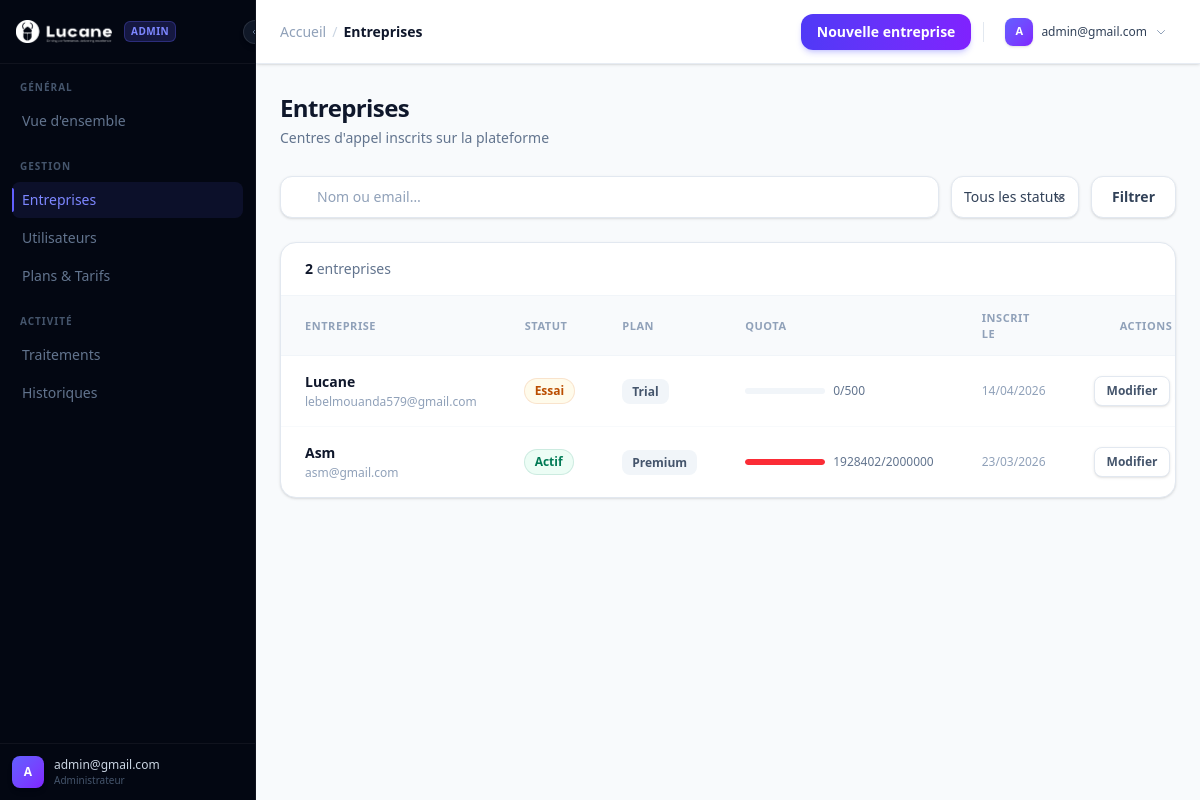
The page /dashboard/admin/companies/ (signed in) on the database as committed earlier.
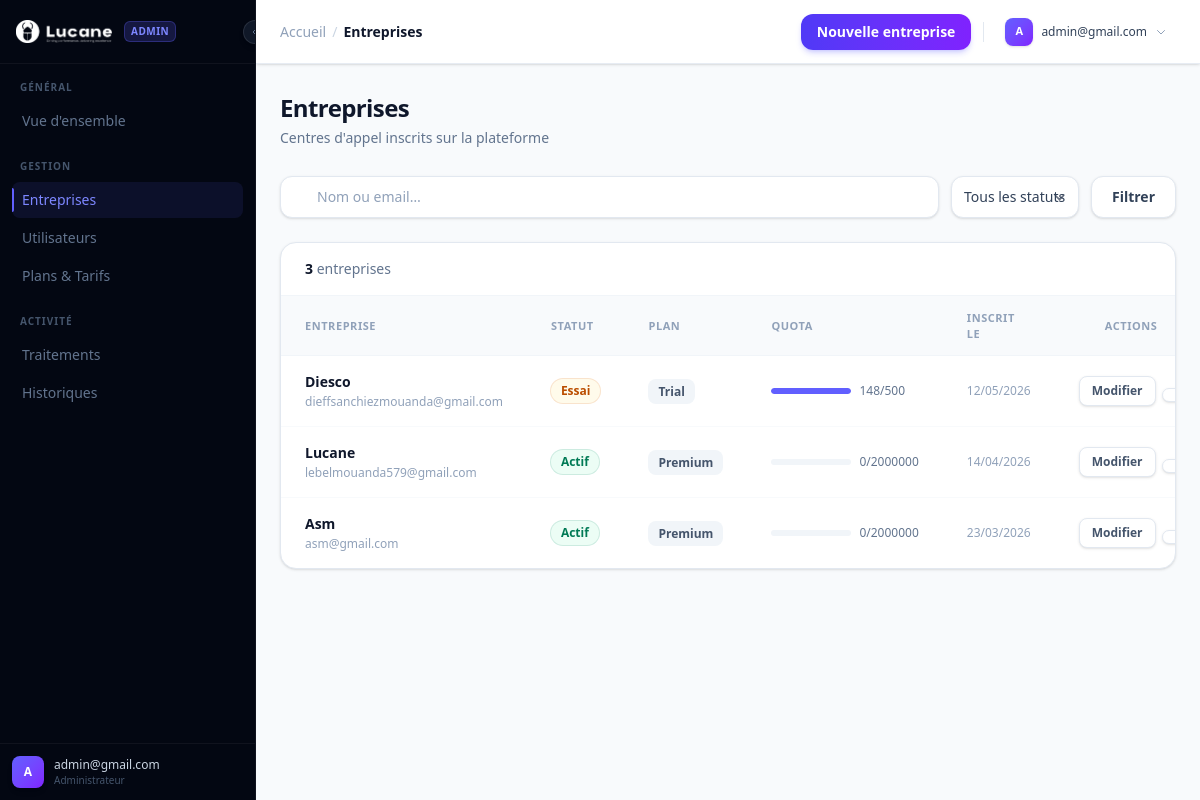
The same page on the database as committed later.
### apps/companies/models.py (models this page shows, shortened)
class Company(models.Model):
    SUBSCRIPTION_CHOICES = [
        ('trial', 'Essai'),
        ('active', 'Actif'),
        ('expired', 'Expiré'),
        ('suspended', 'Suspendu'),
    ]
    name = models.CharField('Nom', max_length=255)
    user = models.OneToOneField(
        settings.AUTH_USER_MODEL,
        on_delete=models.CASCADE,
        related_name='company'
    )
    subscription_status = models.CharField(
        'Statut abonnement',
        max_length=20,
        choices=SUBSCRIPTION_CHOICES,
        default='trial'
    )
    current_plan = models.ForeignKey(
        'billing.Plan',
        on_delete=models.SET_NULL,
        null=True,
        blank=True,
        related_name='companies'
    )
    monthly_quota = models.IntegerField('Quota mensuel', default=500)
    contacts_used_this_month = models.IntegerField('Contacts utilisés ce mois', default=0)
    quota_reset_at = models.DateField('Prochain renouvellement', null=True, blank=True)
    created_at = models.DateTimeField(auto_now_add=True)
    logo = models.ImageField('Logo', upload_to='company_logos/', null=True, blank=True)
    class Meta:
        verbose_name = 'Entreprise'
        verbose_name_plural = 'Entreprises'

### apps/accounts/models.py (models this page shows, shortened)
class User(AbstractUser):
    username = None
    email = models.EmailField('email', unique=True)
    is_company = models.BooleanField('Entreprise', default=False)
    is_admin = models.BooleanField('Admin plateforme', default=False)
    USERNAME_FIELD = 'email'
    REQUIRED_FIELDS = []
    objects = UserManager()
    class Meta:
        verbose_name = 'Utilisateur'
        verbose_name_plural = 'Utilisateurs'

### apps/billing/models.py (models this page shows, shortened)
class Plan(models.Model):
    name = models.CharField('Nom', max_length=100)
    price = models.DecimalField('Prix mensuel (MAD)', max_digits=10, decimal_places=2, default=0)
    monthly_quota = models.IntegerField('Quota mensuel (contacts)', default=500)
    features = models.JSONField('Fonctionnalités', default=list, blank=True)
    stripe_price_id = models.CharField('Stripe Price ID', max_length=255, blank=True)
    is_active = models.BooleanField('Actif', default=True)
    class Meta:
        verbose_name = 'Plan'
        verbose_name_plural = 'Plans'

### apps/dashboard/views.py (the view)
# urls.py: path('admin/companies/', views.admin_companies, name='admin_companies'),
@login_required
@admin_required
def admin_companies(request):
    qs = Company.objects.select_related('user', 'current_plan').order_by('-created_at')
    q = request.GET.get('q', '').strip()
    status = request.GET.get('status', '')
    if q:
        qs = qs.filter(Q(name__icontains=q) | Q(user__email__icontains=q))
    if status:
        qs = qs.filter(subscription_status=status)
    for c in qs:
        c.quota_percent = min(100, (c.contacts_used_this_month / c.monthly_quota * 100) if c.monthly_quota else 0)
    return render(request, 'dashboard/admin_companies.html', {'companies': qs})

### templates/dashboard/admin_companies.html (shortened to what the changed rows need)
{% extends "dashboard/admin_base.html" %}
{% load lucide %}
{% block content %}
<div class="mb-7">
    <h2 class="text-2xl font-bold text-slate-900 tracking-tight">Entreprises</h2>
</div>
<div class="rounded-2xl border border-slate-200 bg-white shadow-sm overflow-hidden">
    <div class="flex items-center justify-between border-b border-slate-100 px-6 py-4">
        <p class="text-sm text-slate-500">
            <span class="font-bold text-slate-900">{{ companies.count }}</span>
            entreprise{{ companies.count|pluralize }}
        </p>
    </div>
    <div class="overflow-x-auto">
        <table class="w-full text-sm">
            <thead>
                <tr class="bg-slate-50 border-b border-slate-100">
                    <th class="px-6 py-3.5 text-left text-[11px] font-semibold uppercase tracking-wider text-slate-400">Entreprise</th>
                    <th class="px-6 py-3.5 text-left text-[11px] font-semibold uppercase tracking-wider text-slate-400">Statut</th>
                    <th class="px-6 py-3.5 text-left text-[11px] font-semibold uppercase tracking-wider text-slate-400">Plan</th>
                    <th class="px-6 py-3.5 text-left text-[11px] font-semibold uppercase tracking-wider text-slate-400">Quota</th>
                    <th class="px-6 py-3.5 text-left text-[11px] font-semibold uppercase tracking-wider text-slate-400">Inscrit le</th>
                    <th class="px-6 py-3.5 text-center text-[11px] font-semibold uppercase tracking-wider text-slate-400">Actions</th>
                </tr>
            </thead>
            <tbody class="divide-y divide-slate-50">
                {% for c in companies %}
                <tr class="transition-colors hover:bg-slate-50/80 group">
                    <td class="px-6 py-4">
                        <p class="font-semibold text-slate-900">{{ c.name }}</p>
                        <p class="mt-0.5 text-xs text-slate-400">{{ c.user.email }}</p>
                    </td>
                    <td class="px-6 py-4">
                        <span class="inline-flex items-center rounded-full px-2.5 py-1 text-xs font-semibold
                            {% if c.subscription_status == 'active' %}bg-emerald-50 text-emerald-700 ring-1 ring-emerald-600/20
                            {% elif c.subscription_status == 'trial' %}bg-amber-50 text-amber-700 ring-1 ring-amber-600/20
                            {% elif c.subscription_status == 'expired' %}bg-red-50 text-red-700 ring-1 ring-red-600/20
                            {% else %}bg-slate-100 text-slate-600{% endif %}">
                            {{ c.get_subscription_status_display }}
                        </span>
                    </td>
                    <td class="px-6 py-4">
                        <span class="rounded-lg bg-slate-100 px-2.5 py-1 text-xs font-semibold text-slate-600">
                            {{ c.current_plan.name|default:"—" }}
                        </span>
                    </td>
                    <td class="px-6 py-4">
                        <div class="flex items-center gap-2">
                            <div class="h-1.5 w-20 overflow-hidden rounded-full bg-slate-100">
                                <div class="h-full rounded-full transition-all
                                    {% if c.quota_percent >= 90 %}bg-red-500
                                    {% elif c.quota_percent >= 70 %}bg-amber-400
                                    {% else %}bg-indigo-500{% endif %}"
                                     style="width:{{ c.quota_percent|default:0 }}%"></div>
                            </div>
                            <span class="text-xs tabular-nums text-slate-500">{{ c.contacts_used_this_month }}/{{ c.monthly_quota }}</span>
                        </div>
                    </td>
                    <td class="px-6 py-4 text-xs text-slate-400">{{ c.created_at|date:"d/m/Y" }}</td>
                    <td class="px-6 py-4">
                        <div class="flex items-center justify-center gap-1.5">
                            <a href="{% url 'dashboard:admin_company_edit' c.pk %}"
                               class="inline-flex items-center gap-1 rounded-lg border border-slate-200 bg-white
                                      px-3 py-1.5 text-xs font-semibold text-slate-600 shadow-sm
                                      transition-all hover:bg-slate-50 hover:border-slate-300">
                                {% lucide "pencil" class="w-3 h-3" %} Modifier
                            </a>
                            <form method="post" action="{% url 'dashboard:admin_company_delete' c.pk %}"
                                  onsubmit="return confirm('Supprimer {{ c.name }} et toutes ses données ?')">
                                <button type="submit"
                                        class="inline-flex items-center rounded-lg border border-slate-200 bg-white
                                               px-2.5 py-1.5 text-xs text-red-500 shadow-sm
                                               transition-all hover:bg-red-50 hover:border-red-200">
                                </button>
                            </form>
                        </div>
                    </td>
                </tr>
                {% endfor %}
            </tbody>
        </table>
    </div>
</div>
{% endblock %}

Rows that differ between the two databases and show on the page:
added Company: name "Diesco", user.email "dieffsanchiezmouanda@gmail.com", subscription_status "Essai", current_plan.name "Trial", {{ c.quota_percent|default:0 }} 29,599999999999998 (drawn), contacts_used_this_month "148", monthly_quota "500", created_at "12/05/2026"
changed Company "Lucane": subscription_status "Essai" → "Actif"; current_plan.name "Trial" → "Premium"; monthly_quota "500" → "2000000"
changed Company "Asm": contacts_used_this_month "1928402" → "0"
Other text that changed with them:
{{ companies.count }}: "2" → "3"
